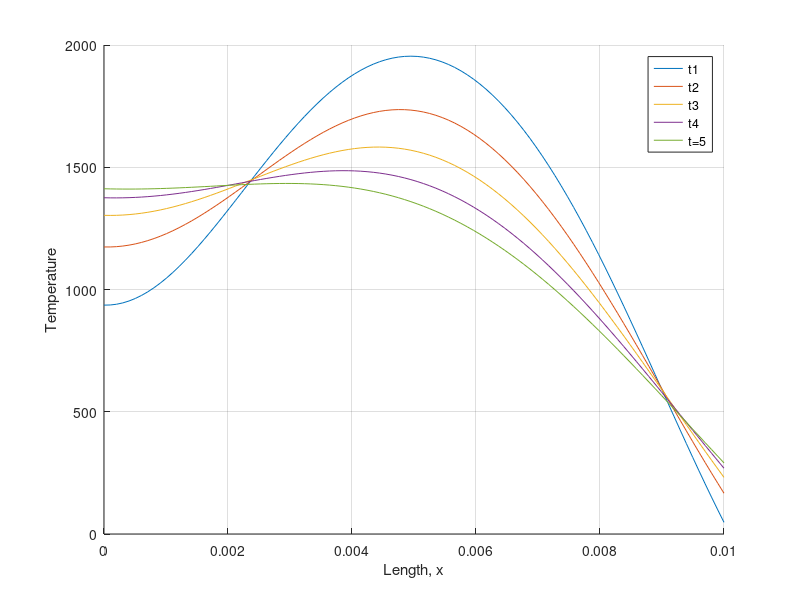

Write MATLAB code to recreate this figure.
% clear 
% close
% Set maximum number of partial sums
nmax = 40;
c = 300;
k = 4.5;
Tw = 300;
Tw2 = 420;
rho = 11000;
alpha = k/(rho*c);
q = (300E6/(2/pi))*0.02;
q1 = (300E6/(2/pi));
L = 0.01;
% Initialize domain
x = linspace(0,L,100);
% Plot initial condition

% Calculate temperature of rod at various times
t=[1 2 3 4 5];
count = 0;
for w=1:length(t)
T = 0;
for n=1:nmax
fun = @(x) (Tw2 + (((L^2)*q1*sin((pi.*x)/(L))/((pi^2)*k)))).*cos(n*pi.*x/(2*L));
top = integral(fun,0,L);

fun2 = @(x) (cos(n*pi.*x/(2*L))).^2;
bottom = integral(fun2,0,L);
Bn = top/bottom;

% Bn = 4*C/(n*pi);
% Bn = constant*((4*(pi*k*L*Tw-(2*(L^3))*q)/(n*(pi^2)*k)))/L;

% T =T +Bn*cos(n*pi*x/(2*L))*exp((-n^2*pi^2*alpha*t)/(4*L^2));
T =T +(Bn)*cos(n*pi.*x/(2*L))*exp((-(n^2)*pi^2*alpha*t(w))/(4*L^2));

end

% term2 = (((L^2)*q*sin((pi*x)/(L))/((pi^2)*k)));
% term3 = (-L*q*x/(pi*k));
% term4 =  ((L^2)*q/(pi*k));
term2 = (((L^2)*q/((pi^2)*k)));
term3 = (-L*q.*x/(pi*k));
term4 =  ((L^2)*q/(pi*k));
T = T + term2 + term3 + term4 + Tw;
hold on
plot(x,T)
end
grid on
legend('t1','t2','t3','t4','t=5'), xlabel('Length, x'), ylabel('Temperature')

